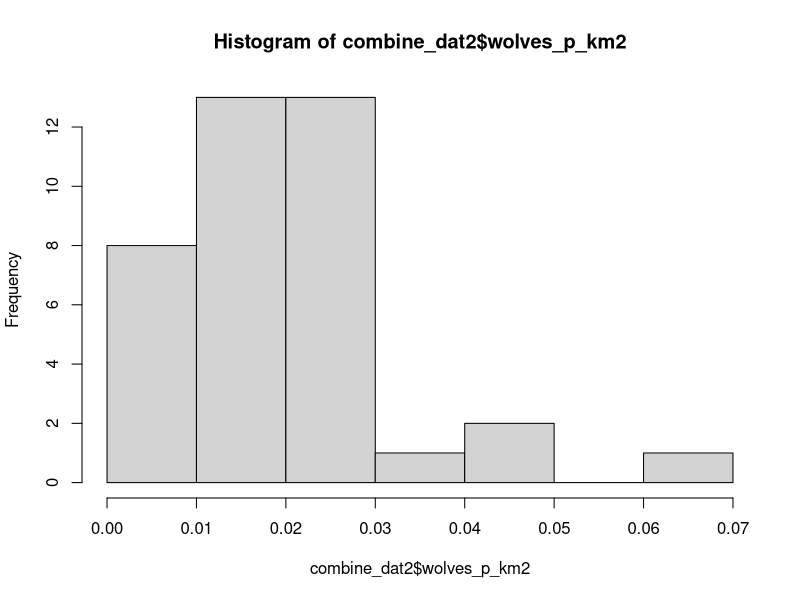

Generate this figure with R:
# downloaded google sheet on 11/07/2025

library(readxl)
library(tidyverse)

metadata <- read_excel("data/Scenario4_carnivore_intraspecificComp.xlsx", 
                       sheet = "Paper_metadata") |> 
  dplyr::rename(Paper = paper)

wolf_dat <- read_excel("data/Scenario4_carnivore_intraspecificComp.xlsx", 
                       sheet = "gray wolf")

combine_dat <- full_join(wolf_dat, metadata, by = "Paper")

## There is some clean up in paper names that needs to happen! this is just proof of concept

combine_dat2 <- combine_dat |> 
  mutate(TL_wolves = (as.numeric(`number of social groups in study`) * as.numeric(mean_group_size))) |> 
  mutate(wolves_p_km2 = TL_wolves / as.numeric(`study area (km^2)`))

hist(combine_dat2$wolves_p_km2)
